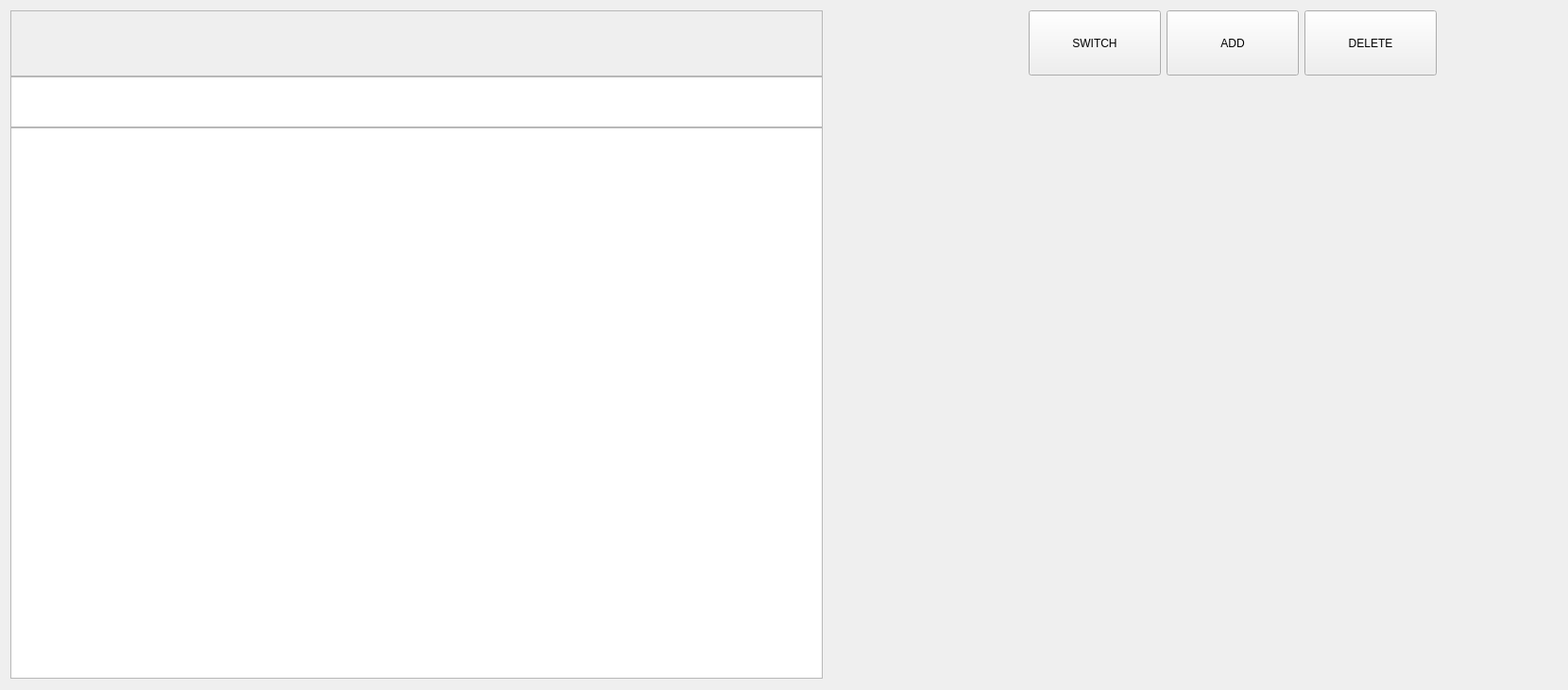
<?xml version="1.0" encoding="UTF-8"?>
<ui version="4.0">
 <class>point_settingClass</class>
 <widget class="QWidget" name="point_settingClass">
  <property name="geometry">
   <rect>
    <x>0</x>
    <y>0</y>
    <width>1660</width>
    <height>731</height>
   </rect>
  </property>
  <property name="sizePolicy">
   <sizepolicy hsizetype="Preferred" vsizetype="Preferred">
    <horstretch>0</horstretch>
    <verstretch>0</verstretch>
   </sizepolicy>
  </property>
  <property name="minimumSize">
   <size>
    <width>0</width>
    <height>0</height>
   </size>
  </property>
  <property name="maximumSize">
   <size>
    <width>16777215</width>
    <height>16777215</height>
   </size>
  </property>
  <property name="windowTitle">
   <string>point_setting</string>
  </property>
  <layout class="QHBoxLayout" name="horizontalLayout">
   <item>
    <widget class="QStackedWidget" name="stack_widget_content_">
     <property name="minimumSize">
      <size>
       <width>860</width>
       <height>0</height>
      </size>
     </property>
     <property name="maximumSize">
      <size>
       <width>860</width>
       <height>16777215</height>
      </size>
     </property>
     <property name="currentIndex">
      <number>0</number>
     </property>
     <widget class="QWidget" name="page_point_list_">
      <property name="minimumSize">
       <size>
        <width>860</width>
        <height>0</height>
       </size>
      </property>
      <property name="maximumSize">
       <size>
        <width>860</width>
        <height>16777215</height>
       </size>
      </property>
      <layout class="QVBoxLayout" name="verticalLayout_module_bar">
       <property name="spacing">
        <number>0</number>
       </property>
       <property name="leftMargin">
        <number>0</number>
       </property>
       <property name="topMargin">
        <number>0</number>
       </property>
       <property name="rightMargin">
        <number>0</number>
       </property>
       <property name="bottomMargin">
        <number>0</number>
       </property>
       <item>
        <widget class="QFrame" name="frame_module_bar_">
         <property name="minimumSize">
          <size>
           <width>0</width>
           <height>70</height>
          </size>
         </property>
         <property name="maximumSize">
          <size>
           <width>16777215</width>
           <height>70</height>
          </size>
         </property>
         <property name="frameShape">
          <enum>QFrame::Shape::StyledPanel</enum>
         </property>
         <property name="frameShadow">
          <enum>QFrame::Shadow::Raised</enum>
         </property>
         <layout class="QHBoxLayout" name="horizontalLayout_frame_bar">
          <property name="spacing">
           <number>0</number>
          </property>
          <property name="leftMargin">
           <number>0</number>
          </property>
          <property name="topMargin">
           <number>0</number>
          </property>
          <property name="rightMargin">
           <number>0</number>
          </property>
          <property name="bottomMargin">
           <number>0</number>
          </property>
          <item>
           <layout class="QHBoxLayout" name="module_list_layout">
            <property name="spacing">
             <number>0</number>
            </property>
           </layout>
          </item>
         </layout>
        </widget>
       </item>
       <item>
        <layout class="QVBoxLayout" name="verticalLayout_table_area">
         <property name="spacing">
          <number>0</number>
         </property>
         <item>
          <widget class="QTableWidget" name="table_axis_list_">
           <property name="sizePolicy">
            <sizepolicy hsizetype="Preferred" vsizetype="Preferred">
             <horstretch>0</horstretch>
             <verstretch>0</verstretch>
            </sizepolicy>
           </property>
           <property name="minimumSize">
            <size>
             <width>0</width>
             <height>54</height>
            </size>
           </property>
           <property name="maximumSize">
            <size>
             <width>16777215</width>
             <height>54</height>
            </size>
           </property>
          </widget>
         </item>
         <item>
          <widget class="QTableWidget" name="table_point_list_">
           <property name="minimumSize">
            <size>
             <width>0</width>
             <height>0</height>
            </size>
           </property>
           <property name="maximumSize">
            <size>
             <width>16777215</width>
             <height>16777215</height>
            </size>
           </property>
          </widget>
         </item>
         <item>
          <spacer name="verticalSpacer_2">
           <property name="orientation">
            <enum>Qt::Orientation::Vertical</enum>
           </property>
           <property name="sizeType">
            <enum>QSizePolicy::Policy::Preferred</enum>
           </property>
           <property name="sizeHint" stdset="0">
            <size>
             <width>20</width>
             <height>1</height>
            </size>
           </property>
          </spacer>
         </item>
        </layout>
       </item>
      </layout>
     </widget>
     <widget class="QWidget" name="page_image_view_">
      <property name="minimumSize">
       <size>
        <width>0</width>
        <height>0</height>
       </size>
      </property>
      <property name="maximumSize">
       <size>
        <width>16777215</width>
        <height>16777215</height>
       </size>
      </property>
      <layout class="QVBoxLayout" name="verticalLayout_image_view_" stretch="0,0">
       <property name="spacing">
        <number>0</number>
       </property>
       <property name="leftMargin">
        <number>0</number>
       </property>
       <property name="topMargin">
        <number>0</number>
       </property>
       <property name="rightMargin">
        <number>0</number>
       </property>
       <property name="bottomMargin">
        <number>0</number>
       </property>
       <item>
        <layout class="QVBoxLayout" name="image_show_layout">
         <property name="spacing">
          <number>0</number>
         </property>
        </layout>
       </item>
       <item>
        <spacer name="verticalSpacer_image_bottom">
         <property name="orientation">
          <enum>Qt::Orientation::Vertical</enum>
         </property>
         <property name="sizeType">
          <enum>QSizePolicy::Policy::Preferred</enum>
         </property>
         <property name="sizeHint" stdset="0">
          <size>
           <width>20</width>
           <height>0</height>
          </size>
         </property>
        </spacer>
       </item>
      </layout>
     </widget>
    </widget>
   </item>
   <item>
    <spacer name="horizontalSpacer_manual_right">
     <property name="orientation">
      <enum>Qt::Orientation::Horizontal</enum>
     </property>
     <property name="sizeHint" stdset="0">
      <size>
       <width>40</width>
       <height>20</height>
      </size>
     </property>
    </spacer>
   </item>
   <item>
    <layout class="QVBoxLayout" name="verticalLayout" stretch="0,1,0">
     <property name="spacing">
      <number>0</number>
     </property>
     <item>
      <layout class="QHBoxLayout" name="horizontalLayout_buttons">
       <property name="spacing">
        <number>6</number>
       </property>
       <item>
        <widget class="QPushButton" name="button_page_switch_">
         <property name="minimumSize">
          <size>
           <width>140</width>
           <height>69</height>
          </size>
         </property>
         <property name="maximumSize">
          <size>
           <width>140</width>
           <height>69</height>
          </size>
         </property>
         <property name="text">
          <string>SWITCH</string>
         </property>
        </widget>
       </item>
       <item>
        <widget class="QPushButton" name="button_point_add_">
         <property name="minimumSize">
          <size>
           <width>140</width>
           <height>69</height>
          </size>
         </property>
         <property name="maximumSize">
          <size>
           <width>140</width>
           <height>69</height>
          </size>
         </property>
         <property name="text">
          <string>ADD</string>
         </property>
        </widget>
       </item>
       <item>
        <widget class="QPushButton" name="button_point_delete_">
         <property name="minimumSize">
          <size>
           <width>140</width>
           <height>69</height>
          </size>
         </property>
         <property name="maximumSize">
          <size>
           <width>140</width>
           <height>69</height>
          </size>
         </property>
         <property name="text">
          <string>DELETE</string>
         </property>
        </widget>
       </item>
       <item>
        <spacer name="horizontalSpacer">
         <property name="orientation">
          <enum>Qt::Orientation::Horizontal</enum>
         </property>
         <property name="sizeHint" stdset="0">
          <size>
           <width>40</width>
           <height>20</height>
          </size>
         </property>
        </spacer>
       </item>
      </layout>
     </item>
     <item>
      <spacer name="verticalSpacer_right">
       <property name="orientation">
        <enum>Qt::Orientation::Vertical</enum>
       </property>
       <property name="sizeHint" stdset="0">
        <size>
         <width>20</width>
         <height>40</height>
        </size>
       </property>
      </spacer>
     </item>
     <item>
      <widget class="QWidget" name="widget_manual_control_" native="true">
       <property name="minimumSize">
        <size>
         <width>560</width>
         <height>640</height>
        </size>
       </property>
       <property name="maximumSize">
        <size>
         <width>560</width>
         <height>640</height>
        </size>
       </property>
       <layout class="QVBoxLayout" name="verticalLayout_manual_control_">
        <property name="spacing">
         <number>0</number>
        </property>
        <property name="leftMargin">
         <number>0</number>
        </property>
        <property name="topMargin">
         <number>0</number>
        </property>
        <property name="rightMargin">
         <number>0</number>
        </property>
        <property name="bottomMargin">
         <number>0</number>
        </property>
        <item>
         <layout class="QVBoxLayout" name="manual_control_layout">
          <property name="spacing">
           <number>0</number>
          </property>
         </layout>
        </item>
       </layout>
      </widget>
     </item>
    </layout>
   </item>
  </layout>
 </widget>
 <layoutdefault spacing="6" margin="11"/>
 <resources/>
 <connections/>
</ui>
